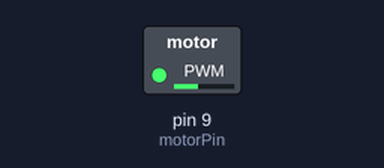
The sketch below on a simulated Arduino Uno, built with avr-gcc and run on an emulated ATmega328P. Shown: switched loads named in the sketch (green lamp = pin HIGH).

Above: at 0.07 s.
At 11.62 s:
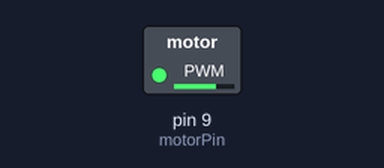
At 23.3 s:
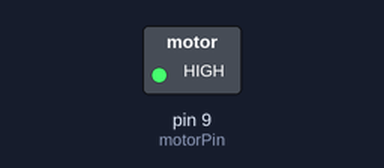
Timing chart, 0 to 40.0 s (numbered marks = the images above):
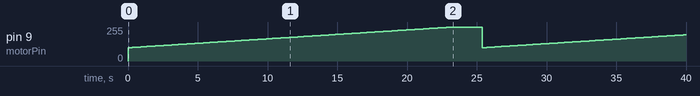

The sketch:

Drone_Motor.ino
```cpp
float r;
int motorPin = 9;

void setup()
{
}

void loop()
{
  for (r = 100; r < 256; r += 1)
  {
    analogWrite(motorPin, r);
    delay(150);
  }
  delay(1000);
  for (r = 256; r < 100; r -= 0.1)
  {
    analogWrite(motorPin, r);
    delay(350);
  }
  delay(1000);

}
```

Measured:
- by itself, pin 9 (motorPin): 0/255 → 100/255 at 0.00 s, → 101/255 0.15 s later, → 102/255 0.15 s later, → 103/255 0.15 s later, … (254 changes in this stretch)
